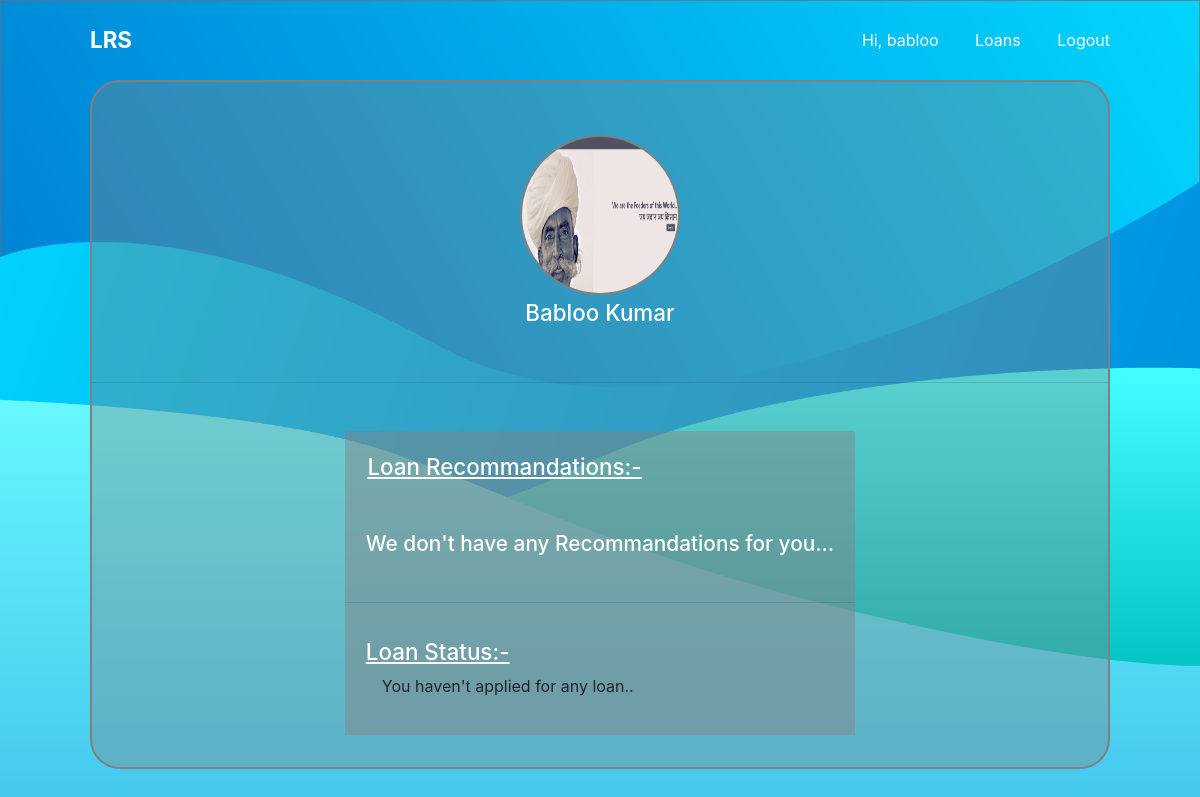
Page /profile (signed in) on the committed database.
### account/models.py (models this page shows, shortened)
class Account(AbstractBaseUser):
    email = models.EmailField(verbose_name="email", max_length=60, unique=True)
    username = models.CharField(max_length=30, unique=True)
    date_joined = models.DateTimeField(
        verbose_name='date joined', auto_now_add=True)
    last_login = models.DateTimeField(verbose_name='last login', auto_now=True)
    is_admin = models.BooleanField(default=False)
    is_active = models.BooleanField(default=True)
    is_staff = models.BooleanField(default=False)
    is_superuser = models.BooleanField(default=False)
    USERNAME_FIELD = 'email'
    REQUIRED_FIELDS = ['username', ]
    objects = MyAccountManager()

### app/models.py (models this page shows, shortened)
class profile(models.Model):
    user = models.ForeignKey(User, on_delete=models.CASCADE)
    firstName = models.CharField(max_length=140, null=True)
    lastName = models.CharField(max_length=140, null=True)
    image = models.ImageField(upload_to='images/', null=True)

### app/views.py (the view)
# urls.py: path('profile', views.profilePage, name="profile"),
@login_required(login_url="account/login")
def profilePage(request):
    try:
        pro = profile.objects.get(user=request.user)
        queryset = VisitedLoan.objects.filter(
            user=request.user).order_by('-timevisited')
        data = []
        for query in queryset:
            try:
                temp = Loans.objects.get(id=query.visitedLoanId)
                data.append(temp)
            except Loans.DoesNotExist:
                continue
    except profile.DoesNotExist or VisitedLoan.DoesNotExist:
        return render(request, "app/profile.html", {"updated": False})
    return render(request, "app/profile.html", {"profile": pro, "updated": True, "loans": data[:3]})

### app/templates/app/profile.html (shortened to what this page needs)
{% extends 'base.html' %}
{% load static %}
{% block main %}
<section id="profile-sec">
    <div class="profile">
        <div class="profile-pic">
            {% if profile.image.url %}
            <img src="{{profile.image.url}}">
            {% else %}
            <img src="{% static 'img/logo.png' %}">
            {% endif %}
            {% if updated %}
            <h1>{{profile.firstName}} {{profile.lastName}}</h1>
            {% else %}
            <h1>{{user.username}}</h1>
            {% endif %}
        </div>
        {% if updated %}
        <hr>
        <div class="profile-data-wrepper">
            <div class="loan-recomand">
                <h2 id="loanRecommand">Loan Recommandations:-</h2>
                <div class="container">
                    <div class="row">
                        {% if loans %}
                        {% for loan in loans %}
                        <div class="col-md-4">
                            <div class="card mb-4 box-shadow">
                                <img class="card-img-top"
                                    data-src="holder.js/100px225?theme=thumb&amp;bg=55595c&amp;fg=eceeef&amp;text=Thumbnail"
                                    alt="Thumbnail [100%x225]" style="height: 225px; width: 100%; display: block;"
                                    data-holder-rendered="true">
                                <div class="card-body">
                                    <h2 style="font-size:1em;font-weight:bold;">{{loan.bank}} - {{loan.type}}</h2>
                                    <p class="card-text">{{loan.content|truncatechars:150}}</p>
                                    <div class="d-flex justify-content-between align-items-center">
                                        <div class="btn-group">
                                            <a class="btn btn-sm btn-outline-secondary"
                                                href="{% url 'app:loanDetail' loan.id %}">Read
                                                More..</a>
                                        </div>
                                        <small class="text-muted">Rs.{{loan.amount}}/-</small>
                                    </div>
                                </div>
                            </div>
                        </div>
                        {% endfor %}
                        {% else %}
                        <h1 style="color: white; font-size:1.3em; padding:1em;">We don't have any Recommandations for
                            you...</h1>
                        {% endif %}
                    </div>
                </div>
                <hr>
                <div class="loan-status">
                    <h2>Loan Status:-</h2>
                    <p>You haven't applied for any loan..</p>
                </div>
            </div>
            {% else %}
            <a href="{% url "app:update" %}" id="updatelink">Update your profile first</a>
            {% endif %}
        </div>
</section>
{% endblock main %}

### templates/base.html (shortened to what this page needs)
{% load static %}
<!doctype html>
<html>
<head>
    <link rel="stylesheet" href="{% static 'style/style.css' %}">
    <link rel="stylesheet" href="https://stackpath.bootstrapcdn.com/bootstrap/4.4.1/css/bootstrap.min.css">
</head>
<body>
    <nav>
        <div class="nav-bar">
            <div class="logo">
                <a href="/">LRS</a>
            </div>
            <div class="nav-items">
                {% if user.is_authenticated %}
                    <a href="{% url 'app:profile' %}">Hi, {{user.username}}</a>
                    <a href="{% url 'app:loans' %}">Loans</a>
                    <a href="{% url 'account:logout' %}">Logout</a>
                {% else %}
                <a href="{% url 'account:login' %}" id="login">Login</a>
                <a href="{% url 'account:register' %}" id="block">SignUp</a>
                {% endif %}
            </div>
        </div>
    </nav>
    {% block main %}
    {% endblock main %}
</body>
</html>

### static/style/style.css (style rules this page uses)
* { padding: 0; margin: 0; box-sizing: border-box; }
html { width: 100%; height: 100%; font-family: 'Segoe UI', Tahoma, Geneva, Verdana, sans-serif; background: url("../img/bg2.png") no-repeat; background-size: cover; background-position: top center; background-color: #1c89db; }
body { width: 100%; height: 100%; background: url("../img/bg2.png") no-repeat; background-size: cover; background-position: top center; }
nav { width: 100%; height: 10vh; }
nav .nav-bar { width: 85%; height: 100%; margin: auto; display: flex; align-items: center; justify-content: space-between; animation: animate 0.3s forwards; }
.nav-bar .logo { color: white; font-weight: bold; font-size: 1.4em; }
.logo a { text-decoration: none; color: white; }
.nav-bar .nav-items a { text-decoration: none; color: white; margin-left: 2em; }
.logo a { color: white; text-decoration: none; }
section { width: 100%; height: 90vh; }
#profile-sec { width:100%; height: auto; display: flex; align-items: center; justify-content: center; }
.profile { display: flex; width: 85%; height: auto; border: 2px solid gray; flex-direction: column; border-radius: 30px; background-color: rgba(128, 128, 128, 0.374); margin-bottom: 2em; }
.profile .profile-pic { width: 100%; height: auto; padding: 2em; display: flex; flex-direction: column; align-items: center; justify-content: center; border-top-left-radius: 30px; border-top-right-radius: 30px; }
.profile-pic h1 { font-size:1.4em; color: white; text-transform: capitalize; align-self: center; }
.profile-pic img { width: 160px; height: 160px; margin:1.3em; margin-bottom:0.3em; border-radius: 50%; border: 2px solid gray; }
.profile .profile-data-wrepper { display: flex; align-items: center; justify-content: space-around; padding: 2em; flex-wrap: wrap; }
.profile-data-wrepper .loan-recomand { background-color:rgba(128, 128, 128, 0.459); min-width: 350px; }
.profile-data-wrepper .loan-status { padding: 1.3em; min-width: 350px; }
.profile-data-wrepper .loan-status h2 { font-size:1.4em; color: white; text-decoration: underline; }
.profile-data-wrepper .loan-status p { font-size:1em; padding: 0 1em; }
#loanRecommand { font-size:1.4em; color: white; padding: 1em; text-decoration: underline; }

### rows in the picture
Account: username "babloo"
profile: image (picture), firstName "Babloo", lastName "Kumar"
